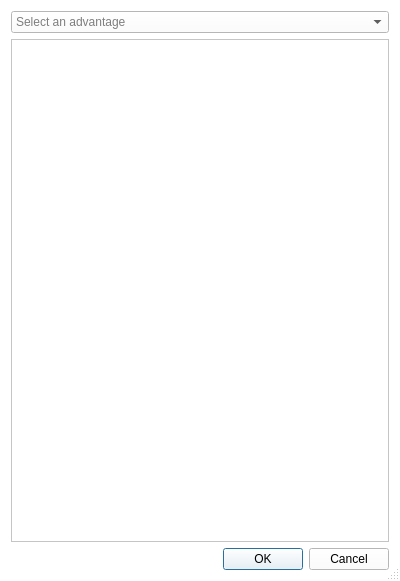
<?xml version="1.0" encoding="UTF-8"?>
<ui version="4.0">
 <class>ModifiersDialog</class>
 <widget class="QDialog" name="ModifiersDialog">
  <property name="windowModality">
   <enum>Qt::ApplicationModal</enum>
  </property>
  <property name="geometry">
   <rect>
    <x>0</x>
    <y>0</y>
    <width>400</width>
    <height>581</height>
   </rect>
  </property>
  <property name="windowTitle">
   <string>Pick A Modifier</string>
  </property>
  <property name="windowIcon">
   <iconset resource="res.qrc">
    <normaloff>:/gfx/HeroSystem.ico</normaloff>:/gfx/HeroSystem.ico</iconset>
  </property>
  <property name="styleSheet">
   <string notr="true">QDialog { color: #000; background: #fff; }</string>
  </property>
  <property name="sizeGripEnabled">
   <bool>true</bool>
  </property>
  <property name="modal">
   <bool>true</bool>
  </property>
  <layout class="QVBoxLayout" name="verticalLayout">
   <item>
    <widget class="QComboBox" name="comboBox">
     <property name="styleSheet">
      <string notr="true">color: #000; background: #fff;</string>
     </property>
     <property name="maxVisibleItems">
      <number>15</number>
     </property>
     <property name="placeholderText">
      <string>Select an advantage</string>
     </property>
    </widget>
   </item>
   <item>
    <widget class="QScrollArea" name="scrollArea">
     <property name="styleSheet">
      <string notr="true">background: #fff; color: #000</string>
     </property>
     <property name="widgetResizable">
      <bool>true</bool>
     </property>
     <widget class="QWidget" name="scrollAreaWidgetContents">
      <property name="geometry">
       <rect>
        <x>0</x>
        <y>0</y>
        <width>380</width>
        <height>501</height>
       </rect>
      </property>
      <layout class="QVBoxLayout" name="verticalLayout_2">
       <item>
        <widget class="QLabel" name="form">
         <property name="text">
          <string/>
         </property>
        </widget>
       </item>
      </layout>
     </widget>
    </widget>
   </item>
   <item>
    <widget class="QDialogButtonBox" name="buttonBox">
     <property name="styleSheet">
      <string notr="true">color: #000; background: #fff</string>
     </property>
     <property name="orientation">
      <enum>Qt::Horizontal</enum>
     </property>
     <property name="standardButtons">
      <set>QDialogButtonBox::Cancel|QDialogButtonBox::Ok</set>
     </property>
    </widget>
   </item>
  </layout>
 </widget>
 <resources>
  <include location="res.qrc"/>
 </resources>
 <connections>
  <connection>
   <sender>buttonBox</sender>
   <signal>accepted()</signal>
   <receiver>ModifiersDialog</receiver>
   <slot>accept()</slot>
   <hints>
    <hint type="sourcelabel">
     <x>248</x>
     <y>254</y>
    </hint>
    <hint type="destinationlabel">
     <x>157</x>
     <y>274</y>
    </hint>
   </hints>
  </connection>
  <connection>
   <sender>buttonBox</sender>
   <signal>rejected()</signal>
   <receiver>ModifiersDialog</receiver>
   <slot>reject()</slot>
   <hints>
    <hint type="sourcelabel">
     <x>316</x>
     <y>260</y>
    </hint>
    <hint type="destinationlabel">
     <x>286</x>
     <y>274</y>
    </hint>
   </hints>
  </connection>
 </connections>
</ui>
